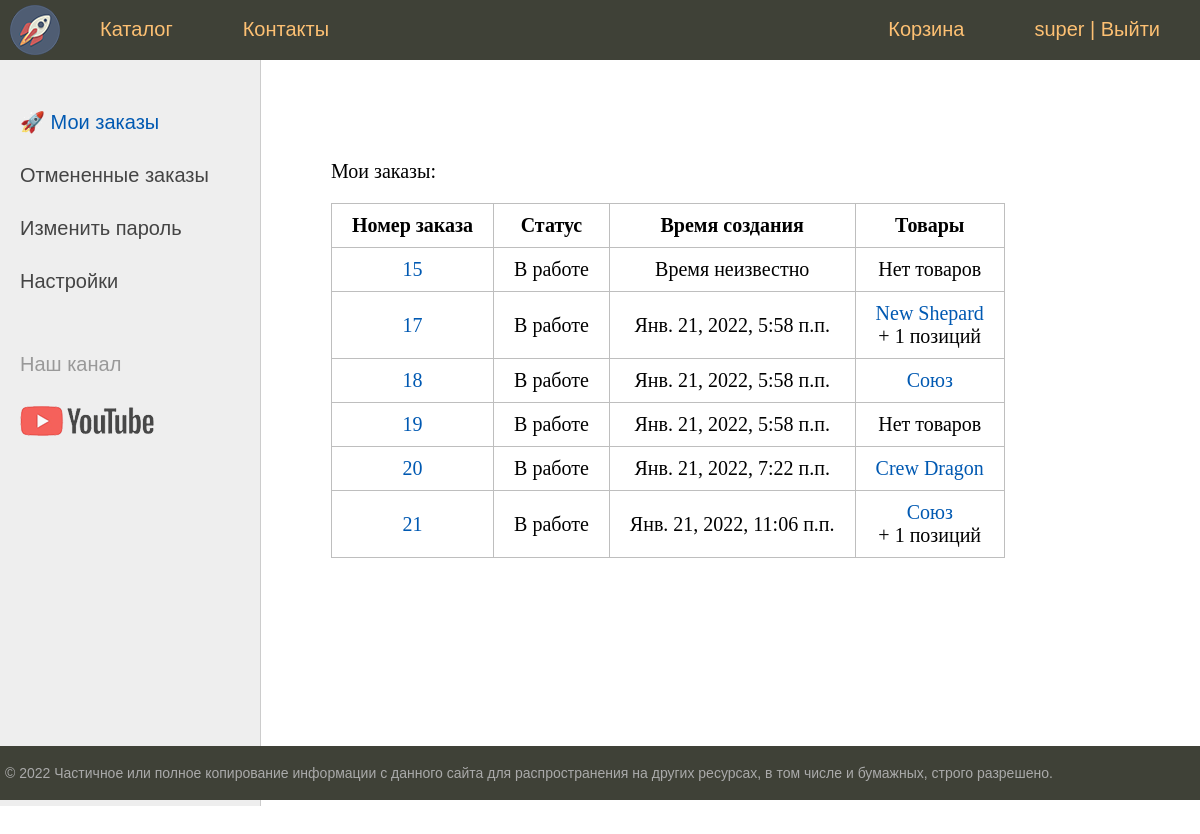
Page /account/super/ (signed in) on the committed database.
### shop/models.py (models this page shows, shortened)
class Order(models.Model):
    order_comment = models.TextField(unique=False, null=True, blank=True, verbose_name='Комментарий к заказу')
    user = models.CharField(max_length=255, unique=False, null=True, blank=True, verbose_name='Пользователь')
    first_name = models.CharField(max_length=255, unique=False, null=True, blank=True, verbose_name='Имя')
    last_name = models.CharField(max_length=255, unique=False, null=True, blank=True, verbose_name='Фамилия')
    email = models.EmailField()
    planet = models.CharField(max_length=255, unique=False, null=True, blank=True, verbose_name='Планета (для доставки)')
    city = models.CharField(max_length=255, unique=False, null=True, blank=True, verbose_name='Город')
    address = models.CharField(max_length=255, unique=False, null=True, blank=True, verbose_name='Адрес')
    paid = models.BooleanField(default=False, verbose_name='оплата')
    delivery = models.BooleanField(default=False, verbose_name='Требуется доставка')
    closed = models.BooleanField(default=False, verbose_name='Заказ закрыт')
    canceled = models.BooleanField(default=False, verbose_name='Заказ отменен')
    time_create = models.DateTimeField(auto_now_add=True, unique=False, null=True, blank=True, verbose_name='Время создания')
    def get_absolute_url(self):
        return reverse('orders', kwargs={'name': self.user, 'pk': self.pk})

class ItemsOrdered(models.Model):
    order = models.ForeignKey('Order', on_delete=models.PROTECT, null=True, blank=True, verbose_name='Заказ')
    product = models.ForeignKey('Product', on_delete=models.PROTECT, verbose_name='Товар')
    quantity = models.PositiveIntegerField(default=1, verbose_name='Количество')

class Product(models.Model):
    title = models.CharField(max_length=255, verbose_name='Заголовок')
    slug = models.SlugField(max_length=255, unique=True, db_index=True, verbose_name="URL")
    content = models.TextField(blank=True, verbose_name='Текст описания')
    price = models.DecimalField(max_digits=30, decimal_places=0, verbose_name='Цена')
    cat = models.ForeignKey('Category', on_delete=models.PROTECT, blank=True, null=True, verbose_name='Категории')
    primary_photo = models.ImageField(upload_to="photos/PrymaryPhoto", blank=True, null=True, verbose_name='Фото')
    currency = models.CharField(max_length=255, blank=True, null=True, verbose_name='Валюта')
    quantity = models.PositiveIntegerField(default=0, verbose_name='Доступное количество')
    def get_absolute_url(self):
        return reverse('product', kwargs={'post_slug': self.slug, 'cat_slug': self.cat.slug})

### shop/views.py (the view, shortened to what this page needs)
# urls.py: path('account/<slug:name>/', Account.as_view(), name='account'),
class Account(CardMixin, TemplateView):
    template_name = 'shop/account.html'
    def get_context_data(self, **kwargs):
        context = super().get_context_data(**kwargs)
        self.get_left_menu('Мои заказы', context)
        user_name = self.request.user
        activ_orders = Order.objects.filter(user=user_name, closed=0)
        context['activ_orders'] = activ_orders
        for order in context['activ_orders']:
            items = ItemsOrdered.objects.filter(order=order.pk)
            try:
                order.first = items[0]
                if items.count() > 1:
                    order.itemnumber = f'+ {items.count() - 1} позиций'
            except:
                order.first = 'Нет товаров'
        return context

### shop/utils.py (called while the page is built)
    def get_left_menu(self, cat_selected, context):
        context['basket_menu'] = basket_menu
        context['cat_selected'] = cat_selected

### shop/templates/shop/account.html (shortened to what this page needs)
{% extends 'shop/base.html' %}
{% block content %}
{% if activ_orders %}
    <p>Мои заказы:</p>
    <table class="orders">
        <tr>
            <th>Номер заказа</th>
            <th>Статус</th>
            <th>Время создания</th>
            <th>Товары</th>
        </tr>
        {% for order in activ_orders %}
        <tr>
            <td><a href="{{ order.get_absolute_url }}">{{order.pk}}</a></td>
            <td>В работе</td>
            <td>
                {% if order.time_create %}
                    {{order.time_create}}
                {% else %}
                    Время неизвестно
                {% endif %}
            </td>
            <td>
                {% if order.first != 'Нет товаров' %}
                    <div><a href="{{ order.first.product.get_absolute_url }}">{{order.first.product.title}}</a></div>
                    <div>{{order.itemnumber}}</div>
                {% else %}
                    {{order.first}}
                {% endif %}
            </td>
        </tr>
        {% endfor %}
    </table>
{% endif %}
{% endblock %}

### shop/templates/shop/base.html (shortened to what this page needs)
{% load static %}
<!DOCTYPE html>
<html>
<head>
	<link type="text/css" href="{% static 'shop/css/styles.css' %}" rel="stylesheet" />
</head>
<body>
<table class="table-page" border=0 cellpadding="0" cellspacing="0">
<tr><td valign=top>
	{% block mainmenu %}
			<div class="header">
				<ul id="mainmenu" class="mainmenu">
					<li class="logo"><a href="{% url 'home' %}"><div class="logo"></div></a></li>
					<li><a href="{% url 'catalog' %}"> Каталог</a></li>
					<li><a href="{% url 'contact' %}"> Контакты</a></li>
					{% if request.user.is_authenticated %}
						<li class="last">
							<a href="{% url 'account' user.username %}">{{user.username}}</a> |
							<a href="{% url 'logout' %}">Выйти</a></li>
					{% else %}
						<li class="last">
						<a href="{% url 'register' %}">Регистрация</a> | <a href="{% url 'login' %}">Войти</a>
					{% endif %}
					<li class="last"><a href="{% url 'basket' %}">Корзина</a></li>
				</ul>
			</div>
	{% endblock mainmenu %}
<table class="table-content" border=0 cellpadding="0" cellspacing="0">
<tr>
{% if basket_menu %}
	<td valign="top" class="left-chapters">
		<ul id="leftchapters">
			{% for cat, cat_url_name in basket_menu.items %}
				{% if cat == cat_selected %}
					<li class="selected">🚀 {{cat}}</li>
				{% else %}
					<li><a href="{% url cat_url_name user.username %}">{{cat}}</a></li>
				{% endif %}
			{% endfor %}
			<li class="share">
				<p>Наш канал</p>
				<a class="share-yt" href="https://www.youtube.com/c/KerbalSpaceProgramOfficial" target="_blank" rel="nofollow"></a>
			</li>
		</ul>
	</td>
{% endif %}
<td valign="top" class="content">
	<div class="content-text">
{% block content %}
{% endblock %}
	</div>
</td></tr></table>
</td></tr>
<tr><td valign=top>
	<div id="footer">
		<p>&copy; 2022 Частичное или полное копирование информации с данного сайта для распространения на других ресурсах, в том числе и бумажных, строго разрешено.</p>
	</div>
</td></tr></table>
</body>
</html>

### shop/static/shop/css/styles.css (style rules this page uses)
html, body { font-family: 'Arial'; margin: 0; padding: 0; height: 100%; width: 100%; color: #444; }
a { color: #0059b2; text-decoration: none; }
.table-page { width: 100%; height: 100%; vertical-align: top; }
.table-page tr { height: 100%; }
.header { background: #3F4137; height: 60px; }
.logo { background: url('../images/logo.png') no-repeat 10px 5px; width: 70px; height: 60px; }
ul.mainmenu { list-style: none; margin: 0; padding: 0; height: 60px; color: #fdc073; font-size: 20px; overflow: hidden; }
ul.mainmenu li { float: left; margin: 18px 40px 0 30px; }
ul.mainmenu li.logo { margin: 0; }
ul.mainmenu li.last { float: right; }
ul.mainmenu li a { color: #fdc073; text-decoration: none; }
.table-content { width: 100%; min-height: 100%; height: 100%; }
.left-chapters { margin: 0; background: #eee; border-right: 1px solid #ccc; min-height: 100%; }
.left-chapters ul { width: 230px; min-height: 100%; margin: 0; padding: 20px 10px 10px 20px; list-style: none; font-size: 20px; }
.left-chapters ul li { margin: 30px 0 0 0; color: #999; }
.left-chapters ul li.selected { color: #0059b2; }
.left-chapters ul li a { color: #444; text-decoration: none; }
.left-chapters ul li.share { margin: 60px 0 0 0; }
.left-chapters ul li.share p { margin: 30px 0 30px 0; }
.left-chapters ul li.share a { display: inline-block; width: 40px; height: 40px; margin: 0 20px 0 0; }
.left-chapters ul li.share a.share-yt { width: 100%; height: 30px; background: url('../images/share_yt.png') no-repeat 0 0 }
.content { padding: 40px 20px 20px 40px; width: 100%; box-sizing: border-box; }
.content-text { margin: 60px 0 0 30px; color: #000; font-size: 20px; font-family: Yandex Sans Display Light; }
#footer { box-sizing: border-box; background: #3F4137; padding: 5px; color: #aaa; font-size: 14px; font-family: Verdana, Geneva, Arial, Helvetica; text-align: left; overflow: hidden; }
.orders td, th { border: 1px solid rgb(190,190,190); padding: 10px 20px; text-align: center; }
.orders { border-collapse: collapse; }
.order-exact td, th { border: 1px solid rgb(190,190,190); padding: 10px 20px; text-align: center; }

### rows in the picture
Order: pk "15", shows "Время неизвестно", first "Нет товаров"
Order: pk "17", time_create "Янв. 21, 2022, 5:58 п.п.", first.product "New Shepard", itemnumber "+ 1 позиций"
Order: pk "18", time_create "Янв. 21, 2022, 5:58 п.п.", first.product "Союз"
Order: pk "19", time_create "Янв. 21, 2022, 5:58 п.п.", first "Нет товаров"
Order: pk "20", time_create "Янв. 21, 2022, 7:22 п.п.", first.product "Crew Dragon"
Order: pk "21", time_create "Янв. 21, 2022, 11:06 п.п.", first.product "Союз", itemnumber "+ 1 позиций"

### other values in the picture
{{ user.username }} "super"
{{ cat }} "Мои заказы"
{{ cat }} "Отмененные заказы" "Изменить пароль" "Настройки"
